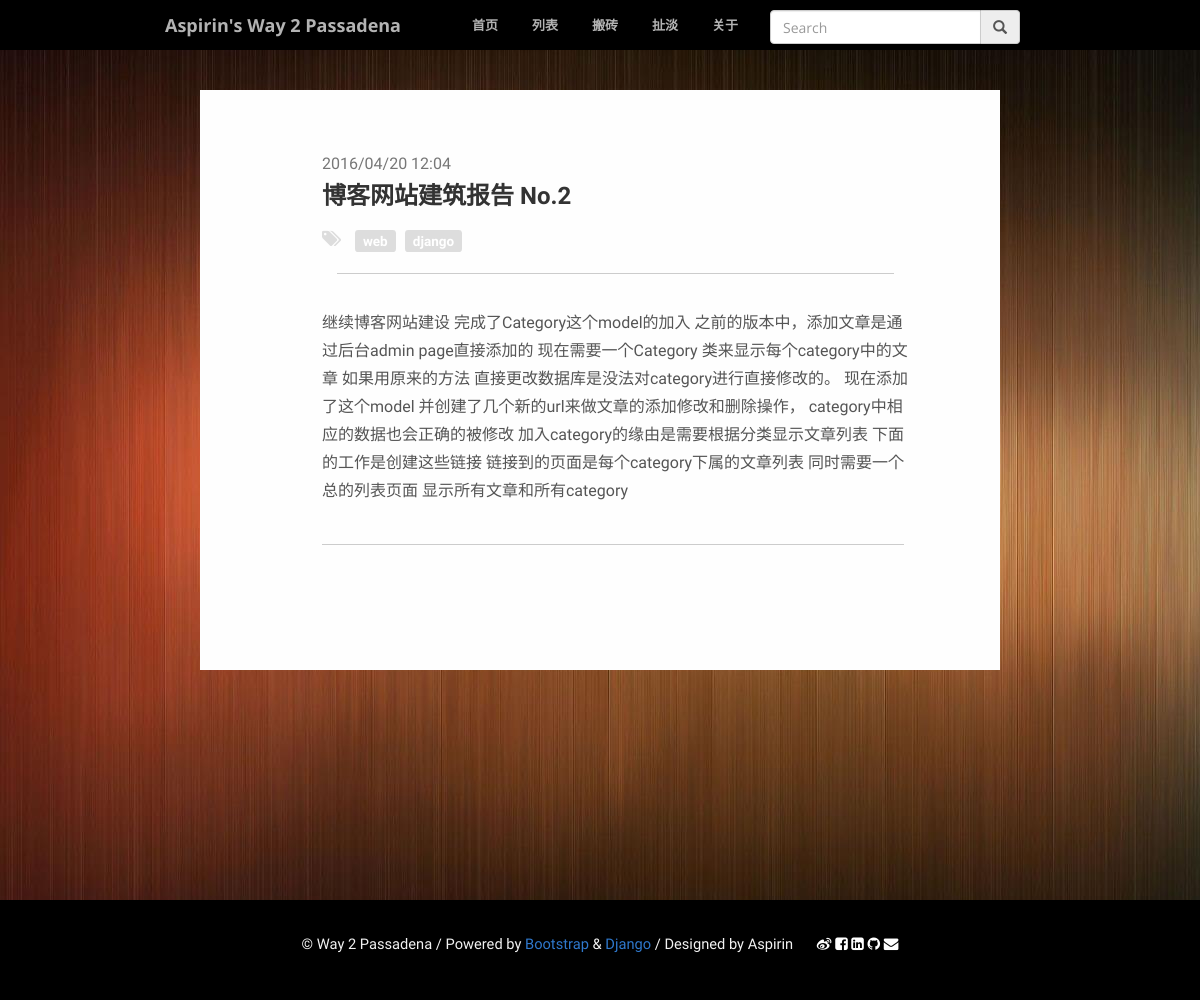
Page /post/6/ on the committed database.
### article/models.py (models this page shows, shortened)
class Article(models.Model) :
    title = models.CharField(max_length = 100)
    pplay = models.CharField(max_length = 1)
    category = models.CharField(max_length = 50, blank = True)
    date_time = models.DateTimeField(auto_now_add = True)
    content = models.TextField(blank = True, null = True)
    class Meta:
        ordering = ['-date_time']

### article/views.py (the view)
# urls.py: url(r'^post/(?P<id>\d+)/$', 'article.views.detail', name='detail'),
def detail(request, id):
     try:
        post = Article.objects.get(id=str(id))
     except Article.DoesNotExist:
        raise Http404
     return render(request, 'post.html', {'post' : post})

### templates/post.html (shortened to what this page needs)
{% extends "base.html" %}
{% block content %}
<div class="column col-sm-8 main">
        <div class="full col-sm-9" style="margin-left: 10%">
            <div class="row" style="margin-top: 40px">
                <div class="col-sm-10">
                    <p class="text-muted" style="margin-top: 20px;">{{ post.date_time |date:'Y/m/d h:m'}}</p>
                    <h3 style="margin-top: -20px;margin-bottom: 20px">{{ post.title }}</h3>
                    <h4 id="catbox">
                        <i class="fa fa-tags" style="color: #dddddd">&nbsp&nbsp</i>
                    </h4>
                    <div class="col-sm-12"><hr style="max-width:1260px;width:100%;padding-bottom: 20px"></div>
                    <p id='abstract'>{{ post.content }}</p>
                </div>
            </div>
            <div class="row divider" style="margin-top: -20px">
                <div class="col-sm-12"><hr style="max-width:1260px;width:82%"></div>
            </div>
        </div>
</div>
{% endblock %}

### article/static/css/styles2.css (style rules this page uses)
html, body { height: 100%; font-family:'Open Sans',arial,sans-serif; }
.wrapper, .row { height: 100%; margin-left:0; margin-right:0; }
.wrapper:before, .wrapper:after, .column:before, .column:after { content: ""; display: table; }
.wrapper:after, .column:after { clear: both; }
.column { height: 100%; *zoom:1; }
.divider { margin-top:32px; }
.main { background-color:#fefefe; margin-top:40px; margin-bottom: 40px; min-height: 580px; }
h1,h2,h3 { font-weight:800; font-family:'Open Sans',arial,sans-serif; }
.col-sm-9.full { width: 100%; }

### article/static/css/creative.css (style rules this page uses)
html, body { width: 100%; height: 100%; }
body { font-family: Merriweather,'Helvetica Neue',Arial,sans-serif; }
h1, h2, h3, h4, h5, h6 { font-family: 'Open Sans','Helvetica Neue',Arial,sans-serif; }
p { margin-bottom: 20px; font-size: 16px; line-height: 1.5; }
body { webkit-tap-highlight-color: #222; font-family: "museo-sans", "Helvetica Neue", Helvetica, Arial, sans-serif }

### article/static/css/main.css (style rules this page uses)
body { background-color: #000000; font-family: 'Ruda', sans-serif; font-weight: 400; font-size: 14px; color: #555; -webkit-font-smoothing: antialiased; -webkit-overflow-scrolling: touch; }
h1, h2, h3, h4, h5, h6 { font-family: 'Ruda', sans-serif; font-weight: 900; color: #333; }
p { line-height: 28px; margin-bottom: 25px; }
hr { display: block; height: 1px; border: 0; border-top: 1px solid #ccc; margin: 1em 0; padding: 0; }
#abstract { margin-top: 20px; }

### rows in the picture
Article: date_time "2016/04/20 12:04", title "博客网站建筑报告 No.2", content "继续博客网站建设 完成了Category这个model的加入 之前的版本中，添加文章是通过后台admin page直接添加的 现在需要一个Category 类来显示每个category中的文章 如果用原来的方法 直接更改数据库是没法对category进行直接修改的。 现在添加了这个model 并创建了几个新的url来做文章的添加修改和删除操作， category中相应的数据也会正确的被修改 加入category的缘由是需要根据分类显示文章列表 下面的工作是创建这些链接 链接到的页面是每个category下属的文章列表 同时需要一个总的列表页面 显示所有文章和所有category"
